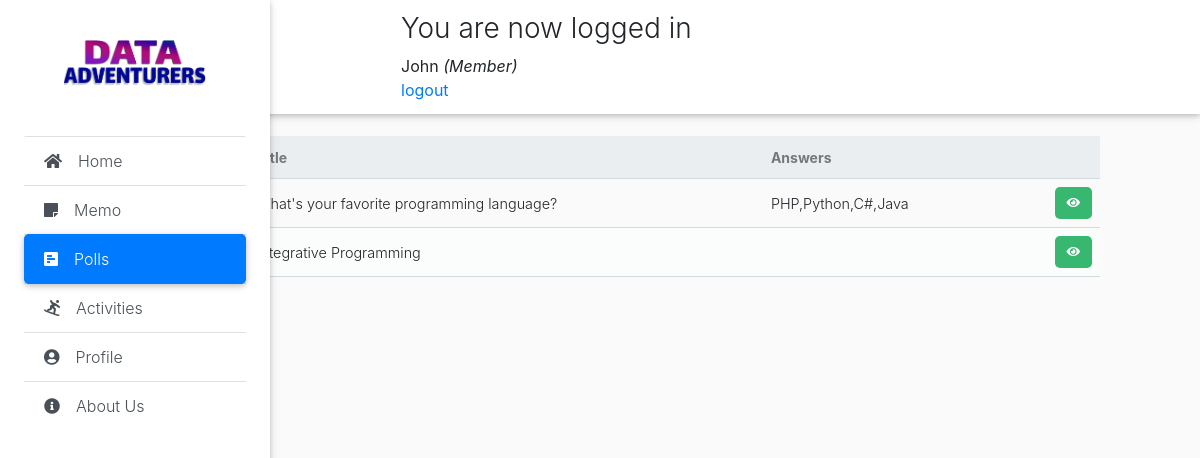
The app's page /client-modules/polls.php (signed in) with its own data.
### tables this page shows
CREATE TABLE IF NOT EXISTS `page_info` (
  `id` int(11) NOT NULL AUTO_INCREMENT,
  `about` varchar(1000) NOT NULL,
  `mission` varchar(1000) NOT NULL,
  `vision` varchar(1000) NOT NULL,
  `address` varchar(250) NOT NULL,
  `contact` varchar(250) NOT NULL,
  `email` varchar(250) NOT NULL,
  `image` varchar(1000) NOT NULL,
  PRIMARY KEY (`id`)
);

CREATE TABLE IF NOT EXISTS `polls` (
  `id` int(11) NOT NULL AUTO_INCREMENT,
  `title` text NOT NULL,
  `desc` text NOT NULL,
  PRIMARY KEY (`id`)
);

### client-modules/polls.php (the view, shortened to what this page needs)
<?php
include "header.php";
 ?>
 <div class="list-group list-group-flush">
   <a href="home.php" class="list-group-item list-group-item-action waves-effect">
     <i class="fas fa-home mr-3"></i>Home</a>
   <a href="memo.php" class="list-group-item list-group-item-action waves-effect">
     <i class="fas fa-sticky-note mr-3"></i>Memo</a>
   <a href="polls.php" class="list-group-item list-group-item-action active waves-effect">
     <i class="fas fa-poll-h mr-3"></i>Polls</a>
   <a href="activities.php" class="list-group-item list-group-item-action waves-effect">
     <i class="fas fa-snowboarding mr-3"></i>Activities</a>
   <a href="profile.php" class="list-group-item list-group-item-action waves-effect">
     <i class="fas fa-user-circle mr-3"></i>Profile</a>
   <a href="about.php" class="list-group-item list-group-item-action waves-effect">
       <i class="fas fa-info-circle mr-3"></i>About Us</a>
 </div>
<!DOCTYPE html>
<html>
	<head>
	</head>
	<body>
		<?php
			include 'functions-poll.php';
			$pdo = pdo_connect_mysql();
			$stmt = $pdo->query('SELECT p.*, GROUP_CONCAT(pa.title ORDER BY pa.id) AS answers FROM polls p LEFT JOIN poll_answers pa ON pa.poll_id = p.id GROUP BY p.id');
			$polls = $stmt->fetchAll(PDO::FETCH_ASSOC);
?>
<?=template_header('Polls')?>
	<div class="content home">
		<h2>Polls</h2>
	<table>
        <thead>
            <tr>
                <td>#</td>
                <td>Title</td>
				<td>Answers</td>
                <td></td>
            </tr>
        </thead>
        <tbody>
            <?php foreach ($polls as $poll): ?>
            <tr>
                <td><?=$poll['id']?></td>
                <td><?=$poll['title']?></td>
				<td><?=$poll['answers']?></td>
                <td class="actions">
					<a href="vote.php?id=<?=$poll['id']?>" class="view" title="View Poll"><i class="fas fa-eye fa-xs"></i></a>
                </td>
            </tr>
            <?php endforeach; ?>
        </tbody>
    </table>
</div>
<?=template_footer()?>
	</body>
</html>

### client-modules/header.php (shortened to what this page needs)
<?php
include "connection.php";
 ?>
<!DOCTYPE html>
<html lang="en">
<head>
  <link rel="stylesheet" href="https://stackpath.bootstrapcdn.com/bootstrap/4.3.1/css/bootstrap.min.css">
  <link rel="stylesheet" type="text/css" href="https://cdn.datatables.net/v/bs4/dt-1.10.20/datatables.min.css"/>
  <link rel="stylesheet" href="https://use.fontawesome.com/releases/v5.11.2/css/all.css">
  <link href="../css/bootstrap.min.css" rel="stylesheet">
  <link href="../css/mdb.min.css" rel="stylesheet">
  <link href="../css/style.min.css" rel="stylesheet">
  <link href="../css/style.css" rel="stylesheet">
  <body class="grey lighten-5">
    <header>
      <nav class="navbar fixed-top navbar-expand-lg navbar-light white scrolling-navbar">
        <div class="container-fluid">
          <div class="collapse navbar-collapse" id="navbarSupportedContent">
            <div class="content">
              <?php if (isset($_SESSION['success'])) : ?>
                <div class="error success" >
                  <h3>
                    <?php
                    echo $_SESSION['success'];
                    ?>
                  </h3>
                </div>
              <?php endif ?>
              <div class="profile_info">
                <div>
                  <?php  if (isset($_SESSION['user'])) : ?>
                    <strong>
                      <?php echo
                      $_SESSION['user']['first_name'];
                      ?>
                    </strong>
                    <small>
                      <i>(<?php echo ucfirst($_SESSION['user']['role']); ?>)</i>
                      <br>
                      <ul class="navbar-nav nav-flex-icons">
                        <li class="nav-item">
                          <a href="header.php?logout='1'">logout</a>
                        </li>
                      </ul>
                    </small>
                  <?php endif ?>
                </div>
              </div>
            </div>
          </div>
        </div>
      </nav>
      <div class="sidebar-fixed position-fixed">
        <?php
              $result=mysqli_query($link, "select * from page_info");
              $row=mysqli_fetch_array($result);
              ?>
        <a class="logo-wrapper waves-effect">
          <img src=" <?php echo $row['image']; ?>" class="img-fluid" height="200" width="200" alt="">
        </a>
</head>

### css/style.css (style rules this page uses)
* { padding: 0; margin: 0; }
html { position: relative; min-height: 100%; }
body { margin-bottom: 150px; }

### client-modules/style.css (style rules this page uses)
* { box-sizing: border-box; font-family: -apple-system, BlinkMacSystemFont, "segoe ui", roboto, oxygen, ubuntu, cantarell, "fira sans", "droid sans", "helvetica neue", Arial, sans-serif; font-size: 16px; -webkit-font-smoothing: antialiased; -moz-osx-font-smoothing: grayscale; }
body { background-color: #FFFFFF; margin: 0; }
.content { width: 1000px; margin: 0 auto; padding-left: 100px; }
.content h2 { margin: 0; padding: 25px 0; font-size: 22px; border-bottom: 1px solid #ebebeb; color: #666666; }
.home table { width: 100%; padding-top: 30px; border-collapse: collapse; }
.home table thead { background-color: #ebeef1; border-bottom: 1px solid #d3dae0; }
.home table thead td { padding: 10px; font-weight: bold; color: #767779; font-size: 14px; }
.home table tbody tr { border-bottom: 1px solid #d3dae0; }
.home table tbody tr:nth-child(even) { background-color: #fbfcfc; }
.home table tbody tr td { padding: 10px; }
.home table tbody tr td:nth-child(1) { color: #a5a7a9; }
.home table tbody tr td.actions { padding: 8px; text-align: right; }
.home table tbody tr td.actions .view, .home table tbody tr td.actions .edit, .home table tbody tr td.actions .trash { display: inline-flex; text-align: right; text-decoration: none; color: #FFFFFF; padding: 10px 12px; border-radius: 5px; }
.home table tbody tr td.actions .view { background-color: #37b770; }

### records on screen
page_info: image (picture)
polls: title "What's your favorite programming language?", answers "PHP,Python,C#,Java"
polls: title "Integrative Programming"

### other values on screen
$_SESSION['success'] "You are now logged in"
$_SESSION['user']['first_name'] "John"
$_SESSION['user']['role'] "Member"
